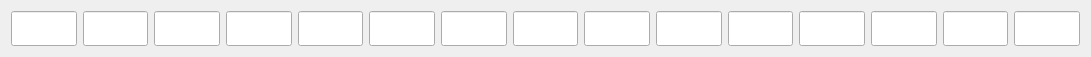
   <widget class="QWidget" name="horizontalLayoutWidget_10">
    <property name="geometry">
     <rect>
      <x>70</x>
      <y>473</y>
      <width>1091</width>
      <height>41</height>
     </rect>
    </property>
    <property name="font">
     <font>
      <family>아임크리수진</family>
      <pointsize>14</pointsize>
     </font>
    </property>
    <layout class="QHBoxLayout" name="horizontalLayout_19">
     <item>
      <widget class="QLineEdit" name="text_135">
       <property name="font">
        <font>
         <family>아임크리수진</family>
         <pointsize>14</pointsize>
        </font>
       </property>
       <property name="inputMask">
        <string>00</string>
       </property>
       <property name="text">
        <string/>
       </property>
       <property name="alignment">
        <set>Qt::AlignCenter</set>
       </property>
      </widget>
     </item>
     <item>
      <widget class="QLineEdit" name="text_136">
       <property name="font">
        <font>
         <family>아임크리수진</family>
         <pointsize>14</pointsize>
        </font>
       </property>
       <property name="inputMask">
        <string>00</string>
       </property>
       <property name="text">
        <string/>
       </property>
       <property name="alignment">
        <set>Qt::AlignCenter</set>
       </property>
      </widget>
     </item>
     <item>
      <widget class="QLineEdit" name="text_137">
       <property name="font">
        <font>
         <family>아임크리수진</family>
         <pointsize>14</pointsize>
        </font>
       </property>
       <property name="inputMask">
        <string>00</string>
       </property>
       <property name="text">
        <string/>
       </property>
       <property name="alignment">
        <set>Qt::AlignCenter</set>
       </property>
      </widget>
     </item>
     <item>
      <widget class="QLineEdit" name="text_138">
       <property name="font">
        <font>
         <family>아임크리수진</family>
         <pointsize>14</pointsize>
        </font>
       </property>
       <property name="inputMask">
        <string>00</string>
       </property>
       <property name="text">
        <string/>
       </property>
       <property name="alignment">
        <set>Qt::AlignCenter</set>
       </property>
      </widget>
     </item>
     <item>
      <widget class="QLineEdit" name="text_139">
       <property name="font">
        <font>
         <family>아임크리수진</family>
         <pointsize>14</pointsize>
        </font>
       </property>
       <property name="inputMask">
        <string>00</string>
       </property>
       <property name="text">
        <string/>
       </property>
       <property name="alignment">
        <set>Qt::AlignCenter</set>
       </property>
      </widget>
     </item>
     <item>
      <widget class="QLineEdit" name="text_140">
       <property name="font">
        <font>
         <family>아임크리수진</family>
         <pointsize>14</pointsize>
        </font>
       </property>
       <property name="inputMask">
        <string>00</string>
       </property>
       <property name="text">
        <string/>
       </property>
       <property name="alignment">
        <set>Qt::AlignCenter</set>
       </property>
      </widget>
     </item>
     <item>
      <widget class="QLineEdit" name="text_141">
       <property name="font">
        <font>
         <family>아임크리수진</family>
         <pointsize>14</pointsize>
        </font>
       </property>
       <property name="inputMask">
        <string>00</string>
       </property>
       <property name="text">
        <string/>
       </property>
       <property name="alignment">
        <set>Qt::AlignCenter</set>
       </property>
      </widget>
     </item>
     <item>
      <widget class="QLineEdit" name="text_142">
       <property name="font">
        <font>
         <family>아임크리수진</family>
         <pointsize>14</pointsize>
        </font>
       </property>
       <property name="inputMask">
        <string>00</string>
       </property>
       <property name="text">
        <string/>
       </property>
       <property name="alignment">
        <set>Qt::AlignCenter</set>
       </property>
      </widget>
     </item>
     <item>
      <widget class="QLineEdit" name="text_143">
       <property name="font">
        <font>
         <family>아임크리수진</family>
         <pointsize>14</pointsize>
        </font>
       </property>
       <property name="inputMask">
        <string>00</string>
       </property>
       <property name="text">
        <string/>
       </property>
       <property name="alignment">
        <set>Qt::AlignCenter</set>
       </property>
      </widget>
     </item>
     <item>
      <widget class="QLineEdit" name="text_144">
       <property name="font">
        <font>
         <family>아임크리수진</family>
         <pointsize>14</pointsize>
        </font>
       </property>
       <property name="inputMask">
        <string>00</string>
       </property>
       <property name="text">
        <string/>
       </property>
       <property name="alignment">
        <set>Qt::AlignCenter</set>
       </property>
      </widget>
     </item>
     <item>
      <widget class="QLineEdit" name="text_145">
       <property name="font">
        <font>
         <family>아임크리수진</family>
         <pointsize>14</pointsize>
        </font>
       </property>
       <property name="inputMask">
        <string>00</string>
       </property>
       <property name="text">
        <string/>
       </property>
       <property name="alignment">
        <set>Qt::AlignCenter</set>
       </property>
      </widget>
     </item>
     <item>
      <widget class="QLineEdit" name="text_146">
       <property name="font">
        <font>
         <family>아임크리수진</family>
         <pointsize>14</pointsize>
        </font>
       </property>
       <property name="inputMask">
        <string>00</string>
       </property>
       <property name="text">
        <string/>
       </property>
       <property name="alignment">
        <set>Qt::AlignCenter</set>
       </property>
      </widget>
     </item>
     <item>
      <widget class="QLineEdit" name="text_147">
       <property name="font">
        <font>
         <family>아임크리수진</family>
         <pointsize>14</pointsize>
        </font>
       </property>
       <property name="inputMask">
        <string>00</string>
       </property>
       <property name="text">
        <string/>
       </property>
       <property name="alignment">
        <set>Qt::AlignCenter</set>
       </property>
      </widget>
     </item>
     <item>
      <widget class="QLineEdit" name="text_148">
       <property name="font">
        <font>
         <family>아임크리수진</family>
         <pointsize>14</pointsize>
        </font>
       </property>
       <property name="inputMask">
        <string>00</string>
       </property>
       <property name="text">
        <string/>
       </property>
       <property name="alignment">
        <set>Qt::AlignCenter</set>
       </property>
      </widget>
     </item>
     <item>
      <widget class="QLineEdit" name="text_149">
       <property name="font">
        <font>
         <family>아임크리수진</family>
         <pointsize>14</pointsize>
        </font>
       </property>
       <property name="inputMask">
        <string>00</string>
       </property>
       <property name="text">
        <string/>
       </property>
       <property name="alignment">
        <set>Qt::AlignCenter</set>
       </property>
      </widget>
     </item>
    </layout>
   </widget>
